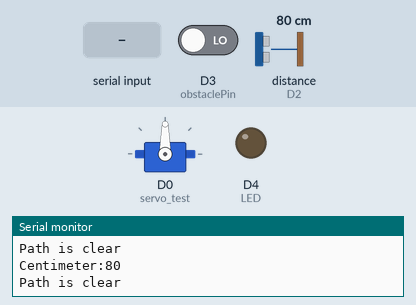
Recording of a sketch running on a simulated ESP8266 (NodeMCU). On the bench: servo, output pins drawn as LEDs (lit = HIGH), the last lines printed to the serial monitor. Wiring (inferred from the names in the program): ultrasonic range finder: trigger D1; echo D2. The inputs (shaded band) are chosen by the test bench; at power-on: distance to the obstacle (sensor on D2) 80 cm, D3 (obstaclePin) LOW. The echo pulse lasts 58.3 µs per cm; WiFi joins after 1.5 s; servers stay silent unless stated; pins used as bus, display or sensor lines are not drawn.

Above: at 2.7 s.
2.8 s: distance to the obstacle (sensor on D2) set to 9 cm
4.3 s: distance to the obstacle (sensor on D2) set to 6 cm
At 6.28 s:
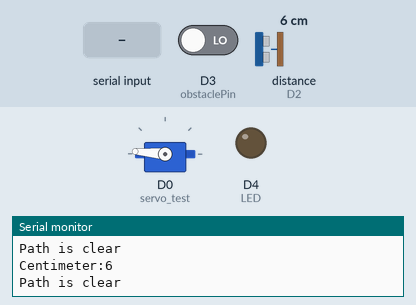
7.3 s: D3 (obstaclePin) driven HIGH
At 8.2 s:
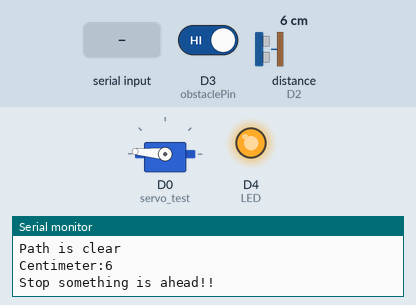
At 9.2 s:
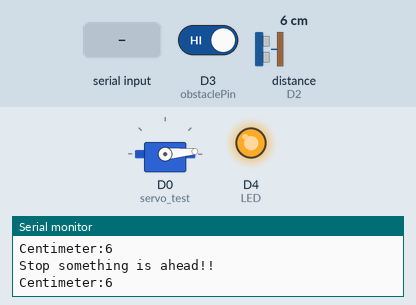
10.3 s: "90,45\n" received over Serial
13.3 s: D3 (obstaclePin) driven LOW
At 15.9 s:
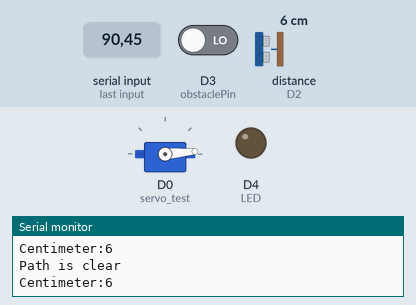
16.3 s: "30,150\n" received over Serial
Timing chart, 0 to 66.8 s (numbered marks = the images above; inputs shaded):
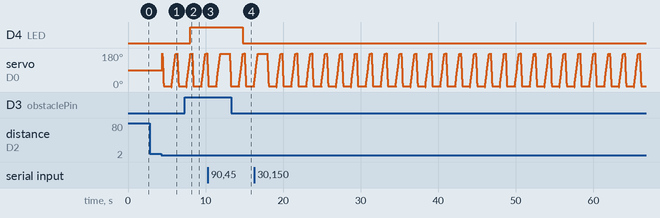

The sketch:

Code.ino
```cpp
#include <Servo.h>
#include <TimeLib.h>
#include <ESP8266WiFi.h>

#define TIME_HEADER  "T"   // Header tag for serial time sync message
#define TIME_REQUEST  7
Servo servo_test;        //initialize a servo object for the connected servo
int obstaclePin =D3;  // This is our input pin
int hasObstacle = HIGH;  // HIGH MEANS NO OBSTACLE
int LED = D4;
int a,b;
int angle = 0;
#define TRIGGER D1
#define ECHO D2
//LED
// NodeMCU Pin D1 > TRIGGER | Pin D2 > ECHO
 const char* ssid = "OnePlus 6T";
const char* password = "Gagan1234";
WiFiServer server(80);
void setup()
{Serial.begin (9600);
   delay(10);
 // pinMode(0, OUTPUT);
 // digitalWrite(0, LOW);
   pinMode(LED, OUTPUT);
  pinMode(obstaclePin, INPUT);
  Serial.println();
  Serial.println();
  Serial.print("Connecting to ");
  Serial.println(ssid);
  WiFi.begin(ssid, password);
  while (WiFi.status() != WL_CONNECTED)
  {
    delay(500);
    Serial.print(".");
  }
  Serial.println("");
  Serial.println("WiFi connected");
  server.begin();
  Serial.println("Server started");
  Serial.print("Use this URL to connect: ");
  Serial.print("http://");
  Serial.print(WiFi.localIP());
  Serial.println("/");


  pinMode(TRIGGER, OUTPUT);
  pinMode(ECHO, INPUT);
  pinMode(BUILTIN_LED, OUTPUT);
  //pinMode(D1,INPUT);
  //pinMode(D2,OUTPUT);
  servo_test.attach(D0);
   setSyncProvider( requestSync);  //set function to call when sync required
  Serial.println("Waiting for sync message");
}

void loop() {

   hasObstacle = digitalRead(obstaclePin); //Reads the output of the obstacle sensor from the 7th PIN of the Digital section of the arduino
  if (hasObstacle == HIGH) //LOW means something is ahead, so illuminates the 13th Port connected LED
  {
    Serial.println("Stop something is ahead!!");
    digitalWrite(LED, HIGH);//Illuminates the 13th Port LED
  }
  else
  {
    Serial.println("Path is clear");
    digitalWrite(LED, LOW);
  }
  delay(200);


  WiFiClient client = server.available();
  int var = digitalRead(D3);
  if (var == HIGH)
  {
    digitalWrite(D4,HIGH);
  }
  else
  {
    digitalWrite(D4,LOW);
  }
if (Serial.available()) {
    processSyncMessage();
  }
  if (timeStatus()!= timeNotSet) {
    digitalClockDisplay();
  }

  long duration, distance;
  digitalWrite(TRIGGER, LOW);
  delayMicroseconds(2);

  digitalWrite(TRIGGER, HIGH);
  delayMicroseconds(10);

  digitalWrite(TRIGGER, LOW);
  duration = pulseIn(ECHO, HIGH);
  distance = (duration/2) / 29.1;
  Serial.print("Centimeter:");
  Serial.println(distance);

  if(distance<8)
   {

  for(angle = 180; angle>=1; angle-=5)     // command to move from 180 degrees to 0 degrees
  {
    servo_test.write(angle);              //command to rotate the servo to the specified angle
    delay(5);
  }

    delay(1000);
   {
      for(angle = 0; angle < 180; angle += 5)    // command to move from 0 degrees to 180 degrees
  {
    servo_test.write(angle);                 //command to rotate the servo to the specified angle
    delay(15);
  }
     }}

     client.println("HTTP/1.1 200 OK");
  client.println("Content-Type: text/html");
  client.println(""); //  do not forget this one
  client.println("<!DOCTYPE HTML>");
  client.println("<html lang=en-IN>");

  client.println("<a><h2>Location : IIT  </h2></a>");

   if(b<30)
  {
  if(a==1 || a==2 || a==3)
    {  client.println("<a><h2> The van reqired for collection is :VAN 1 </h2></a>");
    }
  if(a==4)
    {  client.println("<a><h2> The van reqired for collection is :VAN 2 </h2></a>");
    }
  if(a==5)
    { client.println("<a><h2> The van reqired for collection is :VAN 3 </h2></a>");
    }
  if(a==6)
    { client.println("<a><h2> The van reqired for collection is :VAN 4 </h2></a>");
    }
  if(a==7)
    { client.println("<a><h2> The van reqired for collection is :VAN 5 </h2></a>");
    }
}
  if(b>30)
    {
      if(a==1|| a==2 || a==3)
    { client.println("<a><h2> The van reqired for collection is :VAN 1 </h2></a>");
    }
    if(a==4)
    { client.println("<a><h2> The van reqired for collection is :VAN 2 </h2></a>");
    }
    if(a==5)
    { client.println("<a><h2> The van reqired for collection is :VAN 4 </h2></a>");
    }
    if(a==6 || a==7)
    { client.println("<a><h2> The van reqired for collection is :VAN 5 </h2></a>");
    }
    }}


void digitalClockDisplay(){
  // digital clock display of the time
  Serial.print(hour());
  printDigits(minute());
  printDigits(second());
  Serial.print(" ");
  Serial.print(day());
  Serial.print(" ");
  Serial.print(month());
  Serial.print(" ");
  Serial.print(year());
  Serial.println();
  a=hour();
  b=minute();
}
void printDigits(int digits){
  // utility function for digital clock display: prints preceding colon and leading 0
  Serial.print(":");
  if(digits < 10)
    Serial.print('0');
  Serial.print(digits);
}
void processSyncMessage() {
  unsigned long pctime;
  const unsigned long DEFAULT_TIME = 1357041600; // Jan 1 2013

  if(Serial.find(TIME_HEADER)) {
     pctime = Serial.parseInt();
     if( pctime >= DEFAULT_TIME) { // check the integer is a valid time (greater than Jan 1 2013)
       setTime(pctime); // Sync Arduino clock to the time received on the serial port
     }
  }
}

time_t requestSync()
{
  Serial.write(TIME_REQUEST);
  return 0; // the time will be sent later in response to serial mesg
}
```

Measured:
- the behaviour switches between 8 and 7 cm on distance to the obstacle (sensor on D2) (found by bisection; images 0 and 1)
- after the input at 7.3 s, D4 (LED): LOW → HIGH after 0.76 s
- after the input at 13.3 s, D4 (LED): HIGH → LOW after 1.5 s
